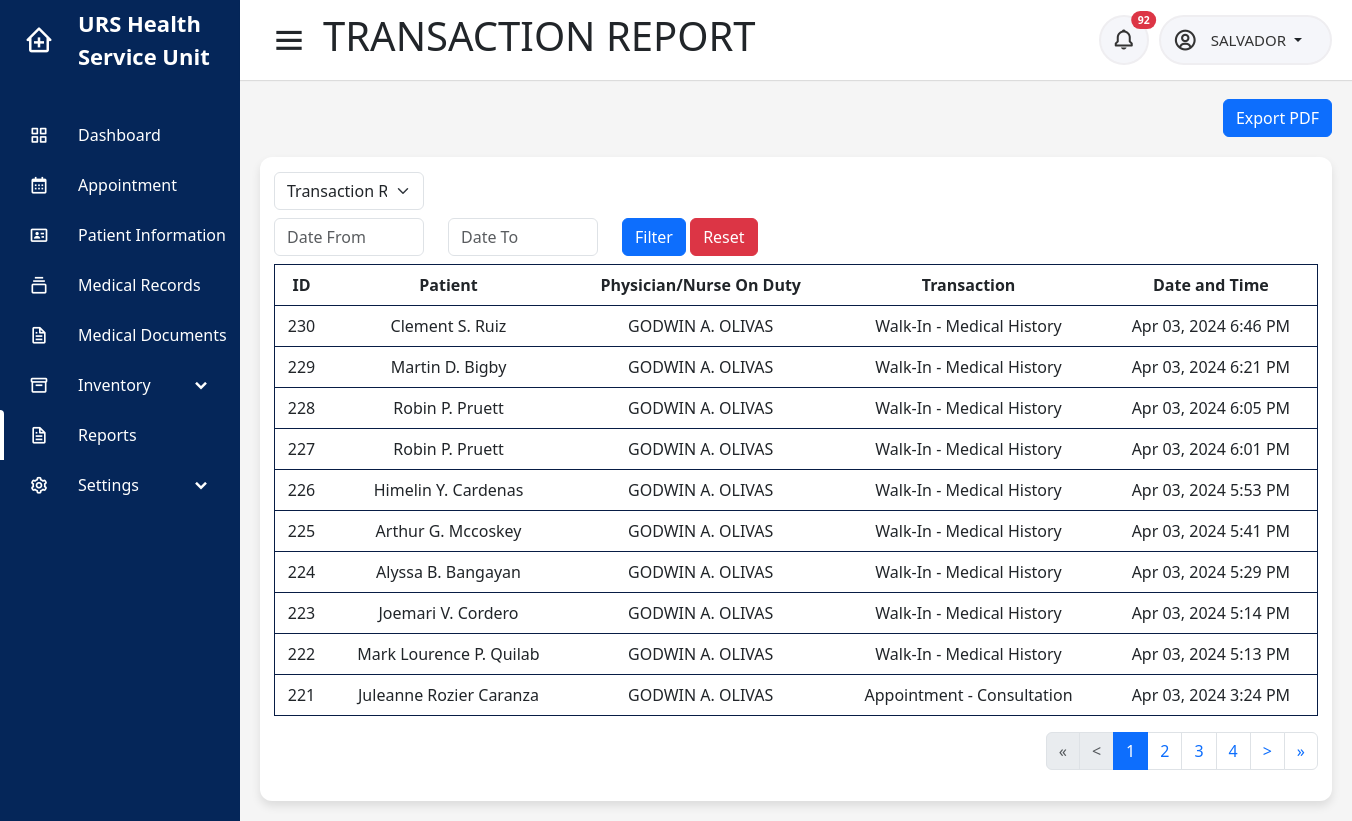
The app's page /users/nurse/reports_trans.php (signed in), older data.
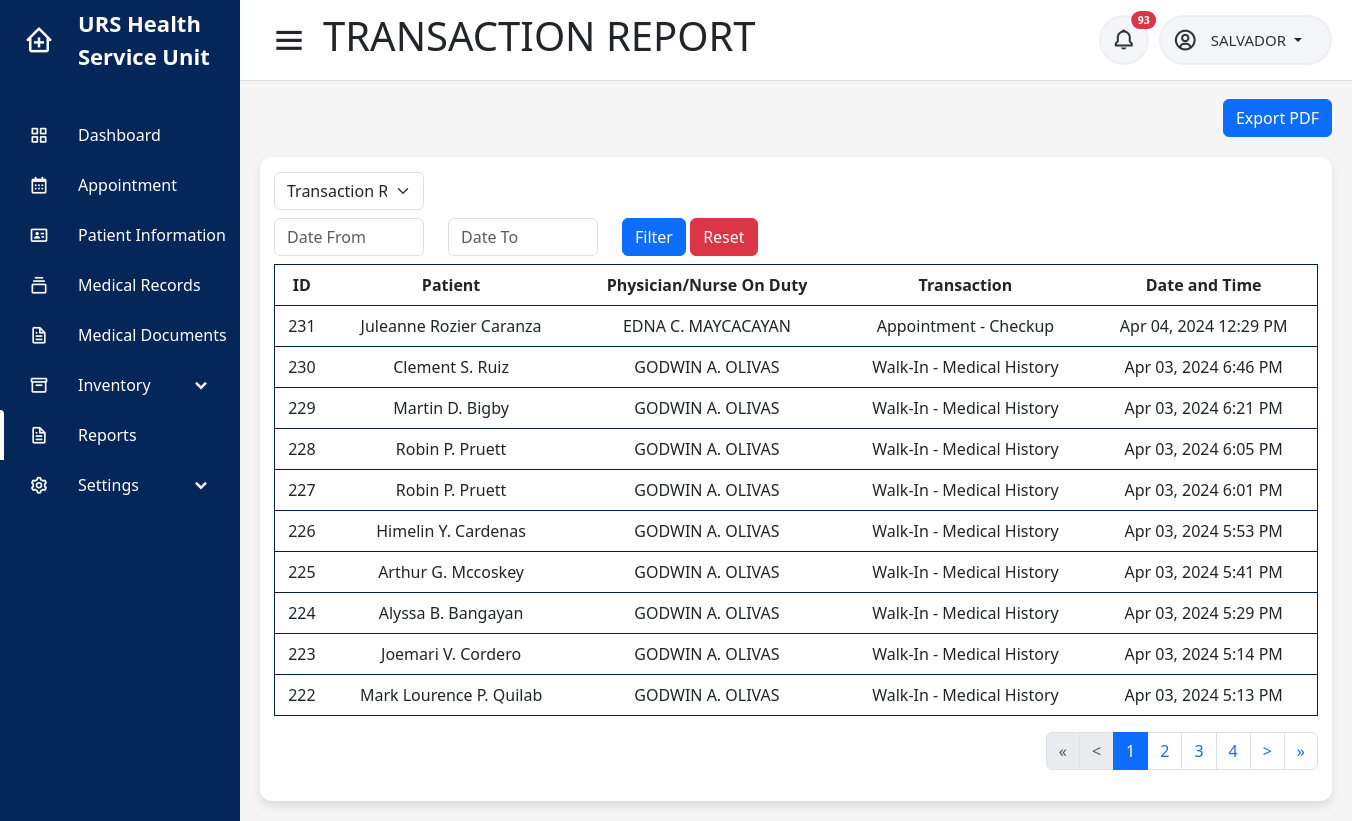
The same page, newer data.
### tables this page shows
CREATE TABLE `transaction_history` (
  `id` int(11) NOT NULL,
  `patient` varchar(45) DEFAULT NULL,
  `firstname` varchar(45) DEFAULT NULL,
  `middlename` varchar(45) DEFAULT NULL,
  `lastname` varchar(45) DEFAULT NULL,
  `designation` varchar(45) DEFAULT NULL,
  `age` int(11) DEFAULT NULL,
  `sex` varchar(45) DEFAULT NULL,
  `birthday` date DEFAULT NULL,
  `department` varchar(45) DEFAULT NULL,
  `college` varchar(45) DEFAULT NULL,
  `program` text DEFAULT NULL,
  `yearlevel` varchar(45) DEFAULT NULL,
  `section` varchar(45) DEFAULT NULL,
  `block` varchar(45) DEFAULT NULL,
  `type` varchar(45) NOT NULL,
  `transaction` varchar(45) NOT NULL,
  `purpose` varchar(100) DEFAULT NULL,
  `height` varchar(45) DEFAULT NULL,
  `weight` varchar(45) DEFAULT NULL,
  `bp` varchar(45) DEFAULT NULL,
  `pr` varchar(45) DEFAULT NULL,
  `temp` varchar(45) DEFAULT NULL,
  `heent` tinytext DEFAULT NULL,
  `chest_lungs` tinytext DEFAULT NULL,
  `heart` tinytext DEFAULT NULL,
  `abdomen` tinytext DEFAULT NULL,
  `extremities` tinytext DEFAULT NULL,
  `bronchial_asthma` tinytext DEFAULT NULL,
  `surgery` tinytext DEFAULT NULL,
  `lmp` date DEFAULT NULL,
  `heart_disease` tinytext DEFAULT NULL,
  `allergies` tinytext DEFAULT NULL,
  `epilepsy` tinytext DEFAULT NULL,
  `hernia` tinytext DEFAULT NULL,
  `ddefects` varchar(45) DEFAULT NULL,
  `dcs` varchar(45) DEFAULT NULL,
  `gp` varchar(45) DEFAULT NULL,
  `scaling_polish` varchar(45) DEFAULT NULL,
  `dento_facial` text DEFAULT NULL,
  `respiratory` tinytext DEFAULT NULL,
  `oxygen_saturation` tinytext DEFAULT NULL,
  `chief_complaint` text DEFAULT NULL,
  `findiag` text DEFAULT NULL,
  `remarks` text DEFAULT NULL,
  `referral` text DEFAULT NULL,
  `medsup` mediumtext DEFAULT NULL,
  `pod_nod` varchar(45) DEFAULT NULL,
  `medcase` text DEFAULT NULL,
  `medcase_others` text DEFAULT NULL,
  `campus` varchar(45) NOT NULL,
  `datetime` datetime NOT NULL
);

### users/nurse/reports_trans.php (the view, shortened to what the rows shown need)
<?php
include('../../connection.php');
$campus = $_SESSION['campus'];
$userid = $_SESSION['userid'];
$rows_per_page = 10;
$page = isset($_GET['page']) ? $_GET['page'] : 1;
$start = ($page - 1) * $rows_per_page;
?>
<!DOCTYPE html>
<html lang="en" dir="ltr">
<head>
    <?php include('../../includes/header.php'); ?>
</head>
<body id="<?= $id ?>">
    <section class="home-section">
        <nav>
            <div class="sidebar-button">
                <span class="dashboard">
                    <H1>TRANSACTION REPORT</H1>
                </span>
            </div>
                        <?php
                        $sql = "SELECT au.id, au.user, au.campus, au.activity, au.datetime, au.status, ac.firstname, ac.middlename, ac.lastname, ac.campus, i.image FROM audit_trail au INNER JOIN account ac ON ac.accountid = au.user INNER JOIN patient_image i ON i.patient_id = au.user WHERE ((au.activity LIKE '%added a walk-in schedule%' AND au.activity LIKE '%$campus%') OR (au.activity LIKE '%cancelled a walk-in schedule%' AND au.activity LIKE '%$campus%') OR au.activity LIKE 'sent%' OR au.activity LIKE 'cancelled%' OR au.activity LIKE 'uploaded medical document%' OR au.activity LIKE '%expired%') AND au.status='unread' AND au.user != '$userid' ORDER BY au.datetime DESC";
                        $result = mysqli_query($conn, $sql);
                        ?>
        </nav>
        <div class="home-content">
            <div class="overview-boxes">
                <div class="content">
                    <div class="row">
                        <div class="col-sm-12">
                            <div class="table-responsive">
                                <table class="table">
                                    <thead class="head">
                                        <tr>
                                            <th>ID</th>
                                            <th>Patient</th>
                                            <th>Physician/Nurse On Duty</th>
                                            <th>Transaction</th>
                                            <th>Date and Time</th>
                                        </tr>
                                    </thead>
                                    <tbody>
                                        <?php
                                        if (isset($_GET['date_from']) && $_GET['date_from'] != '' || isset($_GET['date_to']) && $_GET['date_to'] != '') {
                                            $dt_from = $_GET['date_from'];
                                            $dt_to = $_GET['date_to'];
                                            $count = 1;
                                            if ($campus == "") {
                                                $ca = "";
                                            } else {
                                                $ca = " WHERE campus = '$campus'";
                                            }
                                            if ($dt_from == "" and $dt_to == "") {
                                                $date = "";
                                            } elseif ($dt_to == $dt_from) {
                                                $fdate = date("Y-m-d", strtotime($dt_from));
                                                $date = " AND datetime LIKE '$fdate%'";
                                            } elseif ($dt_to == "" and $dt_from != "") {
                                                $fdate = date("Y-m-d", strtotime($dt_from));
                                                $date = " AND datetime >= '$fdate'";
                                            } elseif ($dt_from == "" and $dt_to != "") {
                                                $d = date("Y-m-d", strtotime($dt_to));
                                                $date = " AND datetime <= '$d'";
                                            } elseif ($dt_from != "" and $dt_to != "" and $dt_from != $dt_to) {
                                                $fdate = date("Y-m-d", strtotime($dt_from));
                                                $ldate = date("Y-m-d", strtotime($dt_to));
                                                $date = " AND datetime >= '$fdate' AND datetime <= '$ldate'";
                                            }
                                            $sql = "SELECT id, patient, firstname, middlename, lastname, designation, age, sex, department, college, program, birthday, yearlevel, section,type, transaction, purpose, height,weight, bp, pr, temp, heent, chest_lungs,heart, abdomen, extremities, bronchial_asthma, surgery, lmp, heart_disease, allergies, epilepsy, hernia,respiratory, oxygen_saturation, chief_complaint, findiag,remarks, medsup, pod_nod, medcase, medcase_others, datetime, campus, referral, ddefects, dcs, gp, scaling_polish, dento_facial FROM transaction_history $ca $date ORDER BY datetime DESC LIMIT $start, $rows_per_page";
                                            $result = mysqli_query($conn, $sql);
                                        } else {
                                            $sql = "SELECT id, patient, firstname, middlename, lastname, designation, age, sex, department, college, program, birthday, yearlevel, section,type, transaction, purpose, height,weight, bp, pr, temp, heent, chest_lungs,heart, abdomen, extremities, bronchial_asthma, surgery, lmp, heart_disease, allergies, epilepsy, hernia,respiratory, oxygen_saturation, chief_complaint, findiag,remarks, medsup, pod_nod, medcase, medcase_others, datetime, campus, referral, ddefects, dcs, gp, scaling_polish, dento_facial FROM transaction_history WHERE campus = '$campus' ORDER BY datetime DESC LIMIT $start, $rows_per_page";
                                            $result = mysqli_query($conn, $sql);
                                        }
                                        if ($result) {
                                            if (mysqli_num_rows($result) > 0) {
                                                foreach ($result as $row) {
                                                    if (count(explode(" ", $row['middlename'])) > 1) {
                                                        $middle = explode(" ", $row['middlename']);
                                                        $letter = $middle[0][0] . $middle[1][0];
                                                        $middleinitial = $letter . ".";
                                                    } else {
                                                        $middle = $row['middlename'];
                                                        if ($middle == "" or $middle == " ") {
                                                            $middleinitial = "";
                                                        } else {
                                                            $middleinitial = substr($middle, 0, 1) . ".";
                                                        }
                                                    }
                                        ?>
                                                    <tr>
                                                        <td><?= $row['id'] ?></td>
                                                        <td><?= ucwords(strtolower($row['firstname'])) . " " . strtoupper($middleinitial) . " " . ucwords(strtolower($row['lastname'])) ?></td>
                                                        <td><?= $row['pod_nod'] ?></td>
                                                        <td><?= $row['type'] . " - " . $row['transaction'] ?></td>
                                                        <td><?= date("M d, Y", strtotime($row['datetime'])) . " " . date("g:i A", strtotime($row['datetime'])) ?></td>
                                                    </tr>
                                                <?php
                                                }
                                        }
                                        }
                                        ?>
                                    </tbody>
                                </table>
                            </div>
                        </div>
                    </div>
                </div>
            </div>
        </div>
    </section>
</body>
</html>

Row changes from the older to the newer data that the page shows:
no longer on this page (row unchanged): transaction_history: id "221", firstname "Juleanne Rozier", lastname "Caranza", pod_nod "GODWIN A. OLIVAS", type "Appointment", transaction "Consultation", datetime "Apr 03, 2024", datetime "3:24 PM"
added transaction_history: id "231", firstname "Juleanne Rozier", lastname "Caranza", pod_nod "EDNA C. MAYCACAYAN", type "Appointment", transaction "Checkup", datetime "Apr 04, 2024", datetime "12:29 PM"
Text that changed along with them:
$row: "92" → "93"
